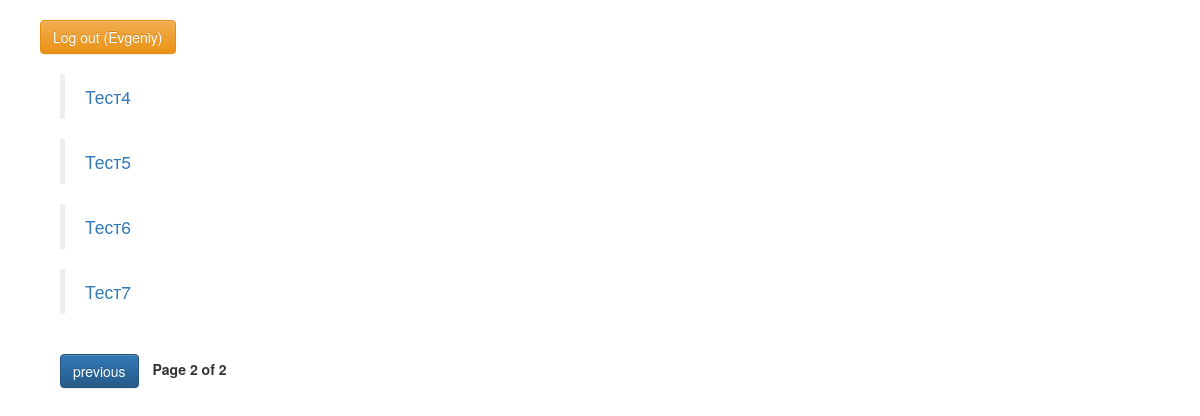
/polls/?page=2 (signed in), run on an earlier commit of the app's database.
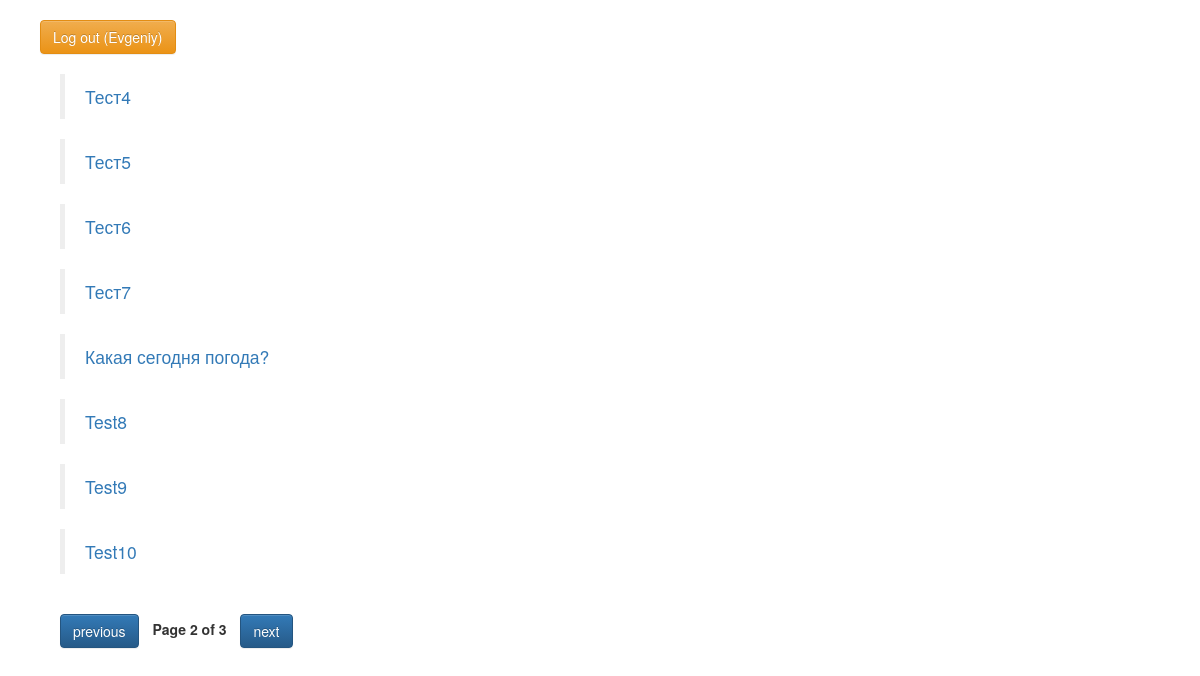
And on a later commit of the database.
### polls/models.py (models this page shows, shortened)
class Question(models.Model):
    question_text = models.CharField(max_length=200)
    pub_date = models.DateTimeField('date published')

### polls/views.py (the view)
def index(request,):
    username = auth.get_user(request).username
    if request.user.is_authenticated():
        question_list = Question.objects.all()
        paginator = Paginator(question_list, 8) #Отображает 8 вопросов на странице
        page = request.GET.get('page')
        try:
            questions = paginator.page(page)
        except PageNotAnInteger:
            questions = paginator.page(1)
        except EmptyPage:
                questions = paginator.page(paginator.num_pages)
        return render_to_response('polls/index.html', {"questions": questions, "username": username})
    else :
        return HttpResponseRedirect("/auth/logout")

### polls/templates/polls/index.html (shortened to what this page needs)
<head>
    <link rel="stylesheet" href="https://maxcdn.bootstrapcdn.com/bootstrap/3.3.4/css/bootstrap.min.css">
        <link rel="stylesheet" href="https://maxcdn.bootstrapcdn.com/bootstrap/3.3.4/css/bootstrap-theme.min.css">
</head>
<ul style="padding-top: 20px;">
<li class="auth_user"> <a href="/auth/logout/" class="btn btn-warning" >Log out ({{ username }})</a></li>
<ul style="padding: 20px;">
{% for question in questions %}
    <blockquote>
        <a href="/polls/{{ question.id }}/">{{ question.question_text }}</a>
    </blockquote>
{% endfor %}
<div class="pagination">
    <span class="step-links">
        {% if questions.has_previous %}
        <a href="?page={{ questions.previous_page_number }}"
            class="btn btn-primary"
            data-toggle="popover"
            title="Перейти к предыдущей странице"
            data-content=".">previous</a>
        {% endif %}
        <span class="current">
            <b style="padding: 10px;"> Page {{ questions.number }} of {{ questions.paginator.num_pages }} </b>
        </span>
        {% if questions.has_next %}
        <a href="?page={{ questions.next_page_number }}" class="btn btn-primary">next</a>
        {% endif %}
    </span>
</div>

### polls/templates/polls/index.html (style rules this page uses)
li { list-style-type: none; }

What changed in the data, as far as the page shows it:
added Question: question_text "Какая сегодня погода?"
added Question: question_text "Test8"
added Question: question_text "Test9"
added Question: question_text "Test10"
Also different on the page:
{{ questions.paginator.num_pages }}: "2" → "3"
text now shown: "next"
